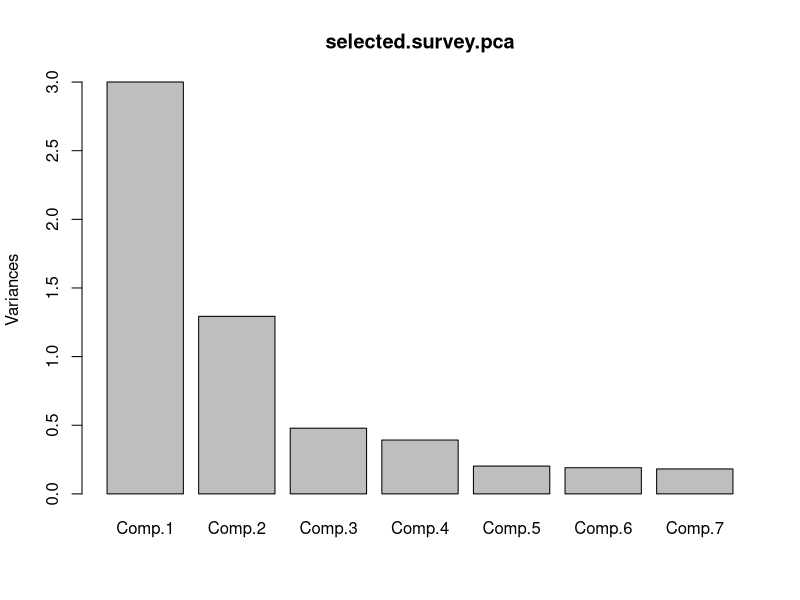

Source code (R):
library(psych)
setwd("/Users/Teresa/Documents/R/Employee attitude surveys")
# read data
survey.data <- read.csv("Employee attitude survey result.csv", 
                        header = T, sep=",")
head(survey.data)

# get the questions we want to test: 
# employee engagement and perceived organizational support (POS)

selected.survey <- cbind(survey.data$Eng1, survey.data$Eng2, survey.data$Eng3, 
                         survey.data$Eng4, survey.data$pos1, survey.data$pos2,
                         survey.data$pos3)
colnames(selected.survey) <- c('Eng1', 'Eng2', 'Eng3', 'Eng4', 'Pos1', 'Pos2',
                               'Pos3')

# Run a PCA (Primary Component Analysis) to determine the number of the factors.
selected.survey.pca <- princomp(na.omit(selected.survey))
summary(selected.survey.pca)
plot(selected.survey.pca)

##############################################
# Based on the summary, two components exist
# factanal requires the dataset: survey.data
# factor = 2
# rotation = varimax <-- default setting
##############################################

selected.survey.fa <- factanal(na.omit(selected.survey), factors = 2, 
                               rotation = "varimax")
selected.survey.fa

# Reliability test
ocb.survey <- cbind(survey.data$ocb1, survey.data$ocb2,survey.data$ocb3,
                    survey.data$ocb4)
colnames(ocb.survey)<- c('Ocb1', 'Ocb2', 'Ocb3', 'Ocb4')

alpha(ocb.survey)


